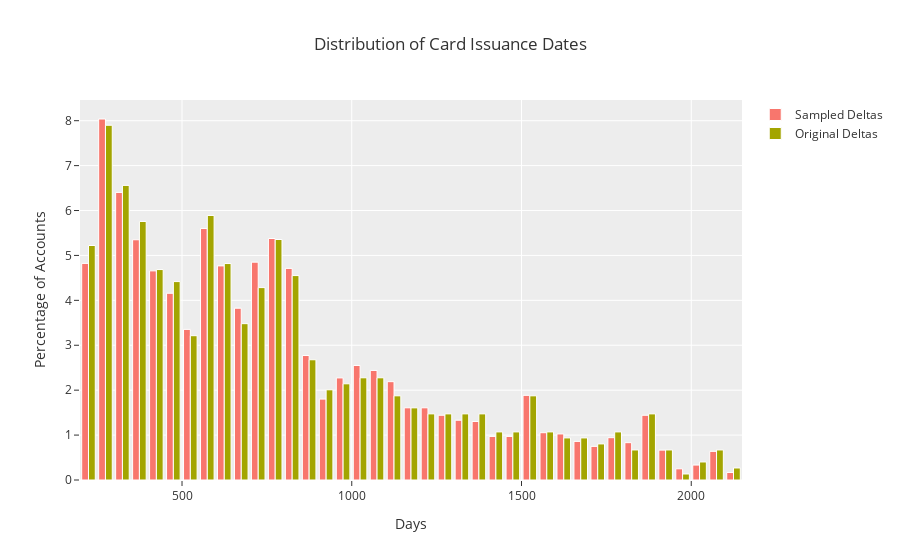

Notebook cell for this chart:
### Markdown cell above
An observation we can make when looking at the distribution of when cards usually get issued after the account creation is that there don't seem to be any issuances before day 200 of the account.

### Code cell
np.random.seed(1337)

sampled_deltas = np.random.choice(time_between_creation_and_issue, size=len(client_df[client_df['card_issued'].isnull()]))

fig = go.Figure()

fig.add_trace(go.Histogram(x=sampled_deltas, histnorm='percent', name='Sampled Deltas', nbinsx=50))
fig.add_trace(go.Histogram(x=time_between_creation_and_issue, histnorm='percent', name='Original Deltas', nbinsx=50))

fig.update_traces(marker_line_width=1, marker_line_color="white")

fig.update_layout(
    title='Distribution of Card Issuance Dates',
    xaxis_title='Days',
    yaxis_title='Percentage of Accounts'
)

fig.show()

### Figure 1 — Plotly figure (JSON) as saved in the notebook; plotly's stock layout.template omitted (floating-point values rounded to 4 significant figures; data arrays with more than 128 entries replaced by an {"elided": "..."} marker saying what was removed)
{"data": [{"histnorm": "percent", "marker": {"line": {"color": "white", "width": 1}}, "name": "Sampled Deltas", "nbinsx": 50, "type": "histogram", "x": {"elided": "3608 int values"}}, {"histnorm": "percent", "marker": {"line": {"color": "white", "width": 1}}, "name": "Original Deltas", "nbinsx": 50, "type": "histogram", "x": {"elided": "747 int values"}}], "layout": {"title": {"text": "Distribution of Card Issuance Dates"}, "xaxis": {"title": {"text": "Days"}}, "yaxis": {"title": {"text": "Percentage of Accounts"}}}}
